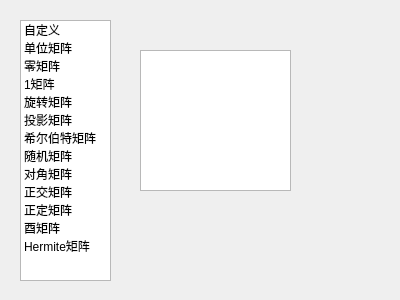
<?xml version="1.0" encoding="UTF-8"?>
<ui version="4.0">
 <class>AddMatrixDialog</class>
 <widget class="QDialog" name="AddMatrixDialog">
  <property name="geometry">
   <rect>
    <x>0</x>
    <y>0</y>
    <width>400</width>
    <height>300</height>
   </rect>
  </property>
  <property name="windowTitle">
   <string>Dialog</string>
  </property>
  <widget class="QListWidget" name="listWidget">
   <property name="geometry">
    <rect>
     <x>20</x>
     <y>20</y>
     <width>91</width>
     <height>261</height>
    </rect>
   </property>
   <item>
    <property name="text">
     <string>自定义</string>
    </property>
   </item>
   <item>
    <property name="text">
     <string>单位矩阵</string>
    </property>
   </item>
   <item>
    <property name="text">
     <string>零矩阵</string>
    </property>
   </item>
   <item>
    <property name="text">
     <string>1矩阵</string>
    </property>
   </item>
   <item>
    <property name="text">
     <string>旋转矩阵</string>
    </property>
   </item>
   <item>
    <property name="text">
     <string>投影矩阵</string>
    </property>
   </item>
   <item>
    <property name="text">
     <string>希尔伯特矩阵</string>
    </property>
   </item>
   <item>
    <property name="text">
     <string>随机矩阵</string>
    </property>
   </item>
   <item>
    <property name="text">
     <string>对角矩阵</string>
    </property>
   </item>
   <item>
    <property name="text">
     <string>正交矩阵</string>
    </property>
   </item>
   <item>
    <property name="text">
     <string>正定矩阵</string>
    </property>
   </item>
   <item>
    <property name="text">
     <string>酉矩阵</string>
    </property>
   </item>
   <item>
    <property name="text">
     <string>Hermite矩阵</string>
    </property>
   </item>
  </widget>
  <widget class="QStackedWidget" name="stackedWidget">
   <property name="geometry">
    <rect>
     <x>130</x>
     <y>30</y>
     <width>251</width>
     <height>241</height>
    </rect>
   </property>
   <property name="currentIndex">
    <number>0</number>
   </property>
   <widget class="QWidget" name="page">
    <widget class="QTextEdit" name="textEdit">
     <property name="geometry">
      <rect>
       <x>10</x>
       <y>20</y>
       <width>151</width>
       <height>141</height>
      </rect>
     </property>
    </widget>
   </widget>
   <widget class="QWidget" name="page_2"/>
  </widget>
 </widget>
 <resources/>
 <connections/>
</ui>
